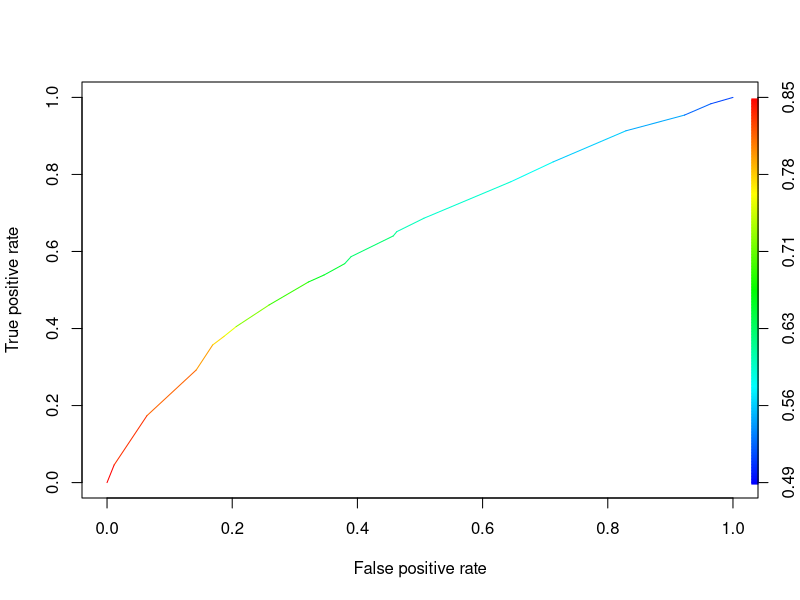
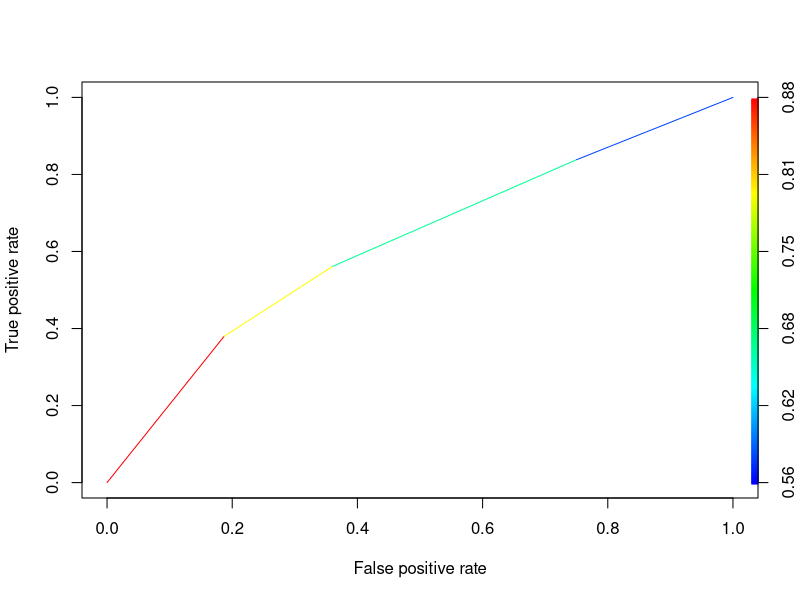

Write the R code that produced these figures, in order.
## ---- chunk 1
# clean data: transform each column to 0/1 binary responses and drop 
hers=read.csv("hers.BST210.csv")
hers=na.omit(hers)
hers$HT=1*(hers$HT=='hormone therapy')
hers$white=1*(hers$raceth=='White')
hers$AA=1*(hers$raceth=='African American')
hers$smoking=1*(hers$smoking=='yes')
hers$drinkany=1*(hers$drinkany=='yes')
hers$exercise=1*(hers$exercise=='yes')
## ---- chunk 2
hers$physact=factor(hers$physact,levels=c("much less active", "somewhat less active", "about as active",  "somewhat more active",  "much more active"))
hers$physact=as.numeric(hers$physact)
hers$globrat=as.numeric(factor(hers$globrat,levels=c('poor','fair','good','very good', 'excellent')))
hers$poorfair=1*(hers$poorfair=='yes')
hers$htnmeds=1*(hers$htnmeds=='yes')
hers$statins=1*(hers$statins=='yes')
hers$diabetes=1*(hers$diabetes=='yes')
hers$dmpills=1*(hers$dmpills=='yes')
hers$insulin=1*(hers$insulin=='yes')
hers=hers[,-c(3,4)]
hers=na.omit(hers)
## ---- chunk 3
hers$LDL_diff=(hers$LDL1-hers$LDL)/hers$LDL
hers$HDL_diff=(hers$HDL1-hers$HDL)/hers$HDL
hers$TG_diff=(hers$TG1-hers$TG)/hers$TG
hers$weight_diff=(hers$weight1-hers$weight)/hers$weight
hers$BMI_diff=(hers$BMI1-hers$BMI)/hers$BMI
hers$waist_diff=(hers$waist1-hers$waist)/hers$waist
hers$WHR_diff=(hers$WHR1-hers$WHR)/hers$WHR
hers$glucose_diff=(hers$glucose1-hers$glucose)/hers$glucose
## ---- chunk 4
hers$LDL_diff_binary=1*(hers$LDL_diff<0)
hers$HDL_diff_binary=1*(hers$HDL_diff>0)
hers$TG_diff_binary=1*(hers$TG_diff<0)
# discuss the threshold instead of 0
## ---- chunk 5
hers2=hers[,-c(15:32,35,38:48)]
## ---- chunk 6
outcome=hers[,c(46:48)]
## ---- chunk 7
# Logistic model predicting the difference in LDL between year 1 and baseline --- increase=1,decrease=0
logit_LDL=glm(outcome$LDL_diff_binary~.,family=binomial(),data=hers2)
summary(logit_LDL)
## ---- chunk 8
logit_LDL_reduced=glm(outcome$LDL_diff_binary~HT,family=binomial(),data=hers2)
summary(logit_LDL_reduced)
## ---- chunk 9
logit_LDL_reduced2=glm(outcome$LDL_diff_binary~HT+HT*statins,family=binomial(),data=hers2)
summary(logit_LDL_reduced2)
## ---- chunk 10
logit_LDL_reduced3=glm(outcome$LDL_diff_binary~HT+HT*physact + HT*statins,family=binomial(),data=hers2)
summary(logit_LDL_reduced3)
## ---- chunk 11
anova(logit_LDL_reduced3,logit_LDL_reduced2,test='Chisq')
### THE BEST MODEL IS LDL_diff_binary ~ HT + statins + HT * statins
## ---- chunk 12
logit_LDL_reduced4 = glm(outcome$LDL_diff_binary~HT+HT*physact,family=binomial(),data=hers2)
anova(logit_LDL_reduced, logit_LDL_reduced2,test = "Chisq")
## ---- chunk 13
anova(logit_LDL_reduced, logit_LDL_reduced3,test = "Chisq")
## ---- chunk 14
install.packages("ROCR")
library(ROCR)
fitted.results_LDL=predict(logit_LDL_reduced3,newdata = hers2,type = 'response')
pred <- prediction(fitted.results_LDL, outcome$LDL_diff_binary)
perf <- performance(pred,"tpr","fpr")
plot(perf,colorize=T)
## ---- chunk 15
fitted.results_LDL2 =predict(logit_LDL_reduced2 ,newdata = hers2,type = 'response')
pred2 <- prediction(fitted.results_LDL2, outcome$LDL_diff_binary)
perf2 <- performance(pred2,"tpr","fpr")
plot(perf2,colorize=T)
## ---- chunk 16
performance(pred,"auc")
## ---- chunk 17
performance(pred2,"auc")
## ---- chunk 18
lm_LDL=lm(hers$LDL_diff~HT*statins,data=hers2)
summary(lm_LDL)
## ---- chunk 19
anova(logit_LDL_reduced,logit_LDL_reduced3, "chisq")
## ---- chunk 20
# Logistic model predicting the difference in HDL between year 1 and baseline --- decrease=1,increase=0
logit_HDL=glm(outcome$HDL_diff_binary~.,family = binomial(),data=hers2)
summary(logit_HDL)
## ---- chunk 21
logit_HDL_reduced3=glm(outcome$HDL_diff_binary~HT*drinkany+HT*physact+HT*AA,family = binomial(),data=hers2)
summary(logit_HDL_reduced3)
## ---- chunk 22
logit_HDL_reduced=glm(outcome$HDL_diff_binary~HT,family = binomial(),data=hers2)
summary(logit_HDL_reduced)
## ---- chunk 23
logit_HDL_reduced2=glm(outcome$HDL_diff_binary~HT+drinkany+physact+AA,family = binomial(),data=hers2)
summary(logit_HDL_reduced2)
## ---- chunk 24
anova(logit_HDL_reduced,logit_HDL_reduced2,test='Chisq')
### THE BEST MODEL IS HDL_diff_binary ~ HT

## ---- chunk 25
# Logistic model predicting the difference in TG between year 1 and baseline --- increase=1,decrease=0
logit_TG=glm(outcome$TG_diff_binary~.,family = binomial(),data=hers2)
summary(logit_TG)
## ---- chunk 26
logit_TG_reduced=glm(outcome$TG_diff_binary~HT,family = binomial(),data=hers2)
summary(logit_TG_reduced)
## ---- chunk 27
logit_TG_reduced2=glm(outcome$TG_diff_binary~HT+white+AA,family = binomial(),data=hers2)
summary(logit_TG_reduced2)
## ---- chunk 28
anova(logit_TG_reduced,logit_TG_reduced2,test='Chisq')
### THE BEST MODEL IS TG_diff_binary ~ HT
## ---- chunk 29
logit_TG_reduced3=glm(outcome$TG_diff_binary~HT*white+HT*AA,family = binomial(),data=hers2)
summary(logit_TG_reduced3)
## ---- chunk 30
##  Test on potential side effect/ unintended benefits of HT -- on change in glucose level (linear regression)
outcome2=hers[,c(41:45)]
mod1=lm(outcome2$glucose_diff~.,data=hers2)
summary(mod1)

## ---- chunk 31
library(MASS)
mod1_forw=stepAIC(lm(outcome2$glucose_diff~1,data=hers2),~HT+globrat+poorfair+
                    dmpills+insulin+white+AA)
summary(mod1_forw)
## Best fitted model by forward casting based on AIC value is glucose_diff ~ insulin + dmpills + HT + AA + white 
## ---- chunk 32
##  Test on potential side effect/ unintended benefits of HT -- on change in BMI (linear regression)
mod2=lm(outcome2$BMI_diff~.,data=hers2)
summary(mod2)
## ---- chunk 33
mod2_forw=stepAIC(lm(outcome2$BMI_diff~1,data=hers2),~HT+age+smoking)
summary(mod2_forw)
## Best fitted model by forward casting based on AIC value is BMI_diff ~ HT + age + smoking
